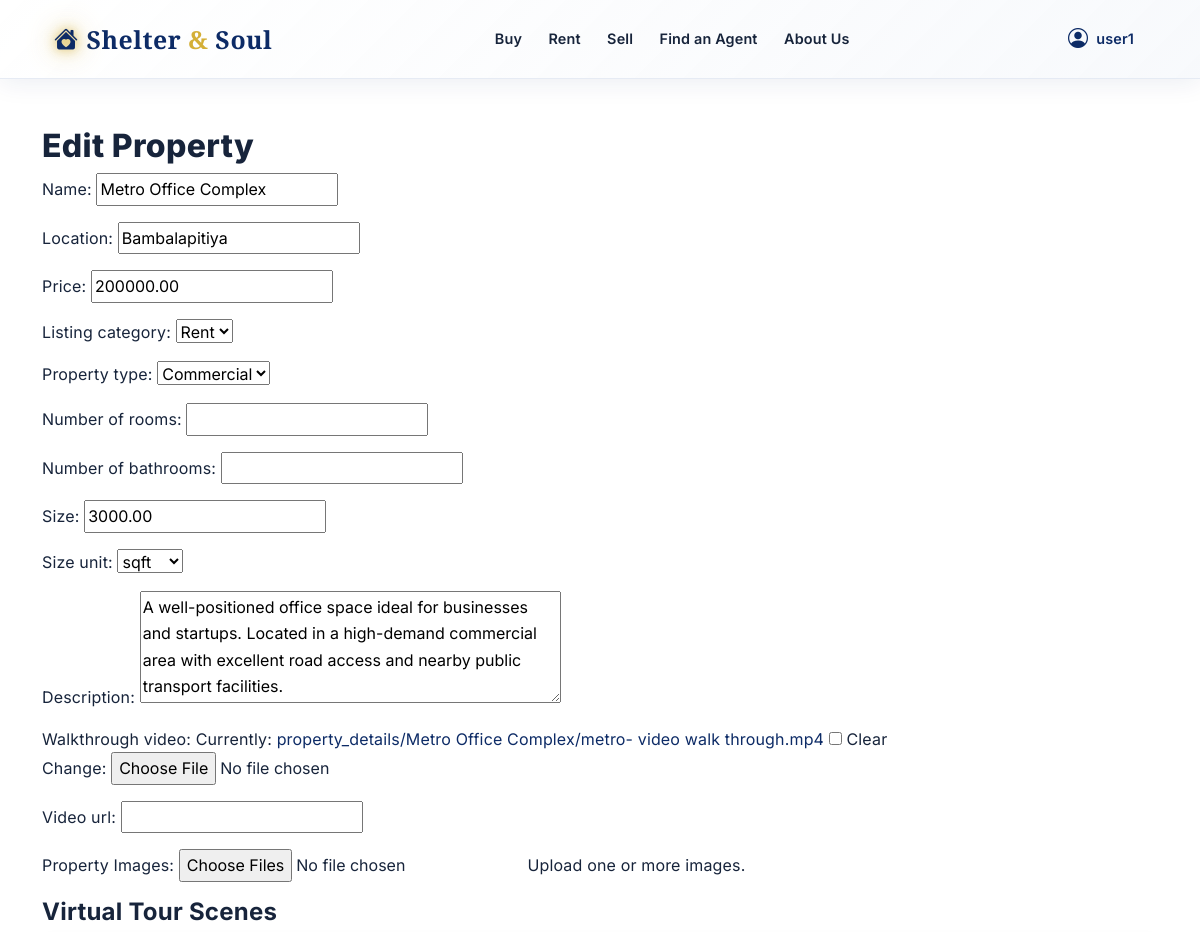
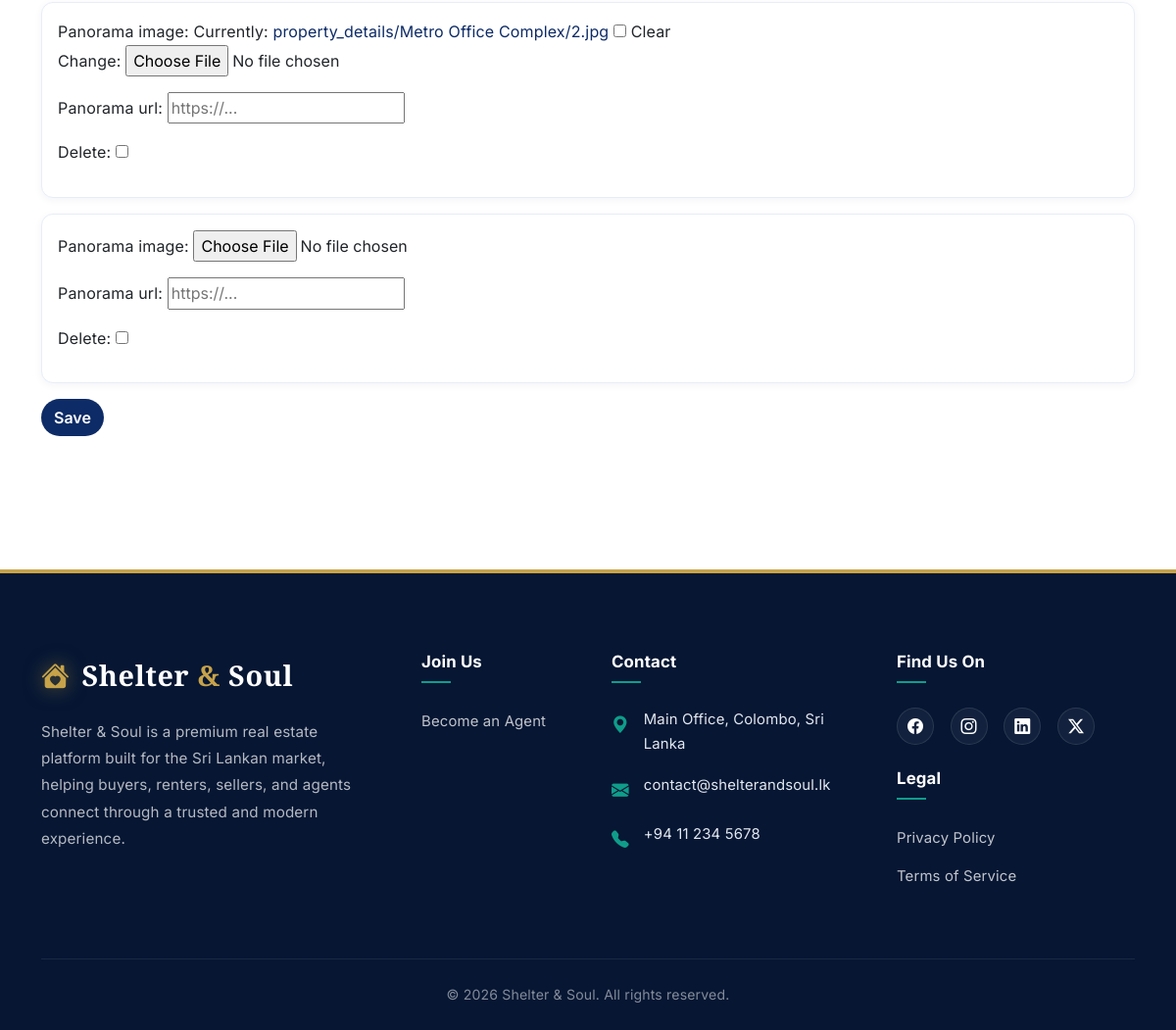
/properties/8/edit/ (signed in), run on the app's committed database (2 pictures, top to bottom).
### listings/models.py (models this page shows, shortened)
class Property(models.Model):
    LISTING_CATEGORIES = [
        ("Sell", "Sell"),
        ("Rent", "Rent"),
    ]
    PROPERTY_TYPES = [
        ("Residential", "Residential"),
        ("Apartment", "Apartment"),
        ("Commercial", "Commercial"),
        ("Land", "Land"),
    ]
    SIZE_UNITS = [
        ("sqft", "sqft"),
        ("acres", "Acres"),
        ("perch", "Perch"),
    ]
    name = models.CharField(max_length=255)
    location = models.CharField(max_length=255)
    price = models.DecimalField(max_digits=10, decimal_places=2)
    listing_category = models.CharField(max_length=20, choices=LISTING_CATEGORIES, default="Sell")
    property_type = models.CharField(
        max_length=100,
        choices=PROPERTY_TYPES,
        default="Residential"
    )
    description = models.TextField()
    number_of_rooms = models.PositiveIntegerField(null=True, blank=True)
    number_of_bathrooms = models.PositiveIntegerField(null=True, blank=True)
    size_sqft = models.DecimalField("Size", max_digits=12, decimal_places=2, null=True, blank=True)
    size_unit = models.CharField(max_length=20, choices=SIZE_UNITS, default="sqft")
    walkthrough_video = models.FileField(upload_to="", null=True, blank=True)
    video_url = models.URLField(blank=True)
    address = models.CharField(max_length=255, blank=True)
    latitude = models.DecimalField(max_digits=9, decimal_places=6, null=True, blank=True)
    longitude = models.DecimalField(max_digits=9, decimal_places=6, null=True, blank=True)
    owner = models.ForeignKey(User, on_delete=models.SET_NULL, null=True, blank=True, related_name="properties")

### listings/views.py (the view)
# urls.py: path("properties/<int:pk>/edit/", views.property_update, name="property_update"),
@login_required
def property_update(request, pk):
    property_obj = get_object_or_404(Property.objects.prefetch_related("images"), pk=pk)
    if not (request.user.is_staff or request.user.is_superuser or property_obj.owner == request.user):
        raise PermissionDenied("You can only edit your own properties.")
    if property_obj.owner != request.user and not (request.user.is_staff or request.user.is_superuser):
        raise PermissionDenied("You can only manage virtual tour scenes for your own properties.")
    if request.method == "POST":
        form = PropertyForm(request.POST, request.FILES, instance=property_obj)
        scene_formset = VirtualTourSceneFormSet(
            request.POST,
            request.FILES,
            instance=property_obj,
            prefix="scenes",
        )
        if form.is_valid() and scene_formset.is_valid():
            property_obj = form.save()
            scene_formset.save()
            for image_file in request.FILES.getlist("image_files"):
                PropertyImage.objects.create(property=property_obj, image=image_file)
            messages.success(request, "Property updated successfully!")
            return redirect("property_detail", pk=property_obj.pk)
        else:
            messages.error(request, "Please correct the errors below.")
    else:
        form = PropertyForm(instance=property_obj)
        scene_formset = VirtualTourSceneFormSet(instance=property_obj, prefix="scenes")
    return render(
        request,
        "listings/property_form.html",
        {"form": form, "scene_formset": scene_formset, "title": "Edit Property"},
    )

### listings/context_processors.py (called while the page is built)
def seller_permissions(request):
    user = getattr(request, "user", None)
    can_post = False
    if user and user.is_authenticated:
        has_approved_lead = user.sell_leads.filter(status="Approved").exists()
        profile, _ = UserProfile.objects.get_or_create(user=user)
        if profile.can_post_property != has_approved_lead:
            profile.can_post_property = has_approved_lead
            profile.save(update_fields=["can_post_property"])
        can_post = has_approved_lead
    return {"user_can_post_property": can_post}

### listings/templates/listings/property_form.html (shortened to what this page needs)
{% extends "listings/base.html" %}
{% block content %}
<h2>{{ title }}</h2>
<form method="post" enctype="multipart/form-data">
    {{ form.as_p }}
    <h4>Virtual Tour Scenes</h4>
    {% for scene_form in scene_formset %}
    <div class="card p-3 mb-3">
        {{ scene_form.as_p }}
    </div>
    {% endfor %}
    <button type="submit" class="btn">Save</button>
</form>
{% endblock %}

### listings/templates/listings/base.html (shortened to what this page needs)
<!DOCTYPE html>
<html lang="en">
<head>
    <link href="https://cdn.jsdelivr.net/npm/bootstrap@5.3.2/dist/css/bootstrap.min.css" rel="stylesheet">
    <link rel="stylesheet" href="https://cdn.jsdelivr.net/npm/bootstrap-icons@1.11.1/font/bootstrap-icons.css">
</head>
<body>
    <nav id="mainNavbar"
        class="navbar navbar-expand-lg {% if request.resolver_match.url_name == 'home' %}navbar-home navbar-dark{% else %}navbar-light navbar-glass sticky-top{% endif %}">
        <div class="container-xl px-4">
            <a class="navbar-brand d-flex align-items-center gap-2" href="{% url 'home' %}">
                <span class="navbar-brand-icon-glow" aria-hidden="true"><i class="bi bi-house-heart-fill fs-4"></i></span>
                <span>Shelter <span style="color:#D4AF37;">&amp;</span> Soul</span>
            </a>
            <div class="collapse navbar-collapse" id="navbarNav">
                <ul class="navbar-nav mx-auto mb-2 mb-lg-0">
                    <li class="nav-item">
                        <a class="nav-link {% if request.resolver_match.url_name == 'property_list' and request.GET.type == 'buy' %}active{% endif %}"
                            href="{% url 'property_list' %}?type=buy">Buy</a>
                    </li>
                    <li class="nav-item">
                        <a class="nav-link {% if request.resolver_match.url_name == 'property_list' and request.GET.type == 'rent' %}active{% endif %}"
                            href="{% url 'property_list' %}?type=rent">Rent</a>
                    </li>
                    <li class="nav-item">
                        <a class="nav-link {% if request.resolver_match.url_name == 'sell' %}active{% endif %}"
                            href="{% url 'sell' %}">Sell</a>
                    </li>
                    <li class="nav-item">
                        <a class="nav-link {% if request.resolver_match.url_name == 'find_agent' %}active{% endif %}"
                            href="{% url 'find_agent' %}">Find an Agent</a>
                    </li>
                    <li class="nav-item">
                        <a class="nav-link {% if request.resolver_match.url_name == 'about' %}active{% endif %}"
                            href="{% url 'about' %}">About Us</a>
                    </li>
                </ul>
                <ul class="navbar-nav align-items-center gap-1">
                    {% if user.is_authenticated %}
                    <li class="nav-item dropdown">
                        <a class="nav-link dropdown-toggle d-flex align-items-center gap-2 fw-semibold {% if request.resolver_match.url_name != 'home' %}text-primary{% else %}text-white{% endif %}"
                            href="#" id="profileDropdown" role="button" data-bs-toggle="dropdown" aria-expanded="false"
                            aria-label="My profile menu">
                            <i class="bi bi-person-circle fs-5 flex-shrink-0"></i>
                            <span class="nav-user-name d-none d-md-inline">{{ user.get_full_name|default:user.username }}</span>
                        </a>
                    </li>
                    {% endif %}
                </ul>
            </div>
        </div>
    </nav>
    <main class="{% block main_class %}container my-5{% endblock %}">
        {% block content %}{% endblock %}
    </main>
    <footer class="footer">
        <div class="container">
            <div class="row g-5">
                <div class="col-lg-4 col-md-6">
                    <a href="{% url 'home' %}" class="footer-logo">
                        <i class="bi bi-house-heart-fill"></i>
                        <span>Shelter <span>&amp;</span> Soul</span>
                    </a>
                    <p class="footer-text mt-3">
                        Shelter & Soul is a premium real estate platform built for the Sri Lankan market, helping buyers, renters, sellers, and agents connect through a trusted and modern experience.
                    </p>
                </div>
                <div class="col-lg-2 col-md-6">
                    <h5 class="footer-heading">Join Us</h5>
                    <ul class="footer-link-group">
                        <li><a href="mailto:contact@shelterandsoul.lk">Become an Agent</a></li>
                    </ul>
                </div>
                <div class="col-lg-3 col-md-6">
                    <h5 class="footer-heading">Contact</h5>
                    <div class="footer-contact-item">
                        <i class="bi bi-geo-alt-fill"></i>
                        <span>Main Office, Colombo, Sri Lanka</span>
                    </div>
                    <div class="footer-contact-item">
                        <i class="bi bi-envelope-fill"></i>
                        <span>contact@shelterandsoul.lk</span>
                    </div>
                    <div class="footer-contact-item">
                        <i class="bi bi-telephone-fill"></i>
                        <span>+94 11 234 5678</span>
                    </div>
                </div>
                <div class="col-lg-3 col-md-6">
                    <h5 class="footer-heading">Find Us On</h5>
                    <div class="social-icons mb-4">
                        <a href="#" class="social-link" title="Facebook"><i class="bi bi-facebook"></i></a>
                        <a href="#" class="social-link" title="Instagram"><i class="bi bi-instagram"></i></a>
                        <a href="#" class="social-link" title="LinkedIn"><i class="bi bi-linkedin"></i></a>
                        <a href="#" class="social-link" title="Twitter/X"><i class="bi bi-twitter-x"></i></a>
                    </div>
                    <h5 class="footer-heading">Legal</h5>
                    <ul class="footer-link-group">
                        <li><a href="#">Privacy Policy</a></li>
                        <li><a href="#">Terms of Service</a></li>
                    </ul>
                </div>
            </div>
            <div class="footer-bottom">
                <div class="row align-items-center">
                    <div class="col-md-12 text-center">
                        <p class="footer-bottom-text">&copy; 2026 Shelter &amp; Soul. All rights reserved.</p>
                    </div>
                </div>
            </div>
        </div>
    </footer>
</body>
</html>

### data on the page
Property: name "Metro Office Complex", location "Bambalapitiya", price "200000.00", listing_category "Rent", property_type "Commercial", size_sqft "3000.00", size_unit "sqft", description "A well-positioned office space ideal for businesses and startups. Located in a high-demand commercial area with excellent road access and nearby public transport facilities."

### other printed values
{{ user.get_full_name|default:user.username }} "user1"
{{ title }} "Edit Property"
